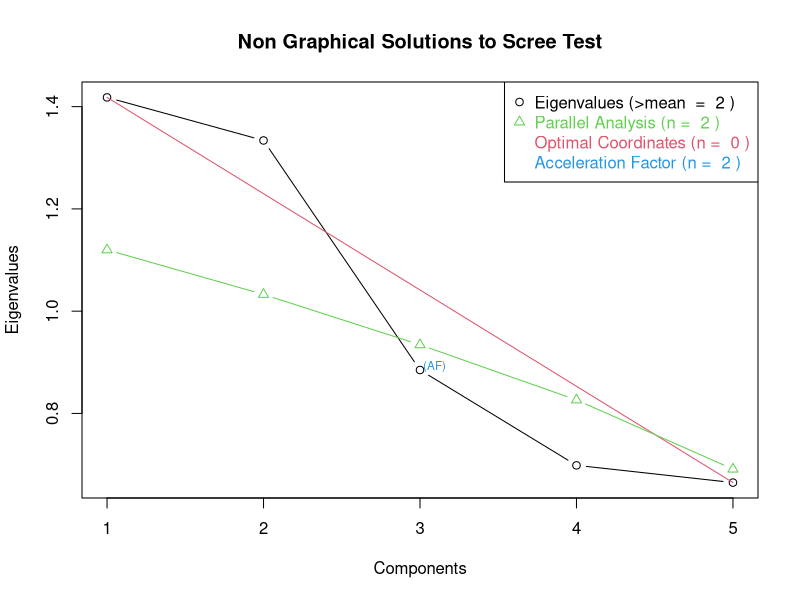
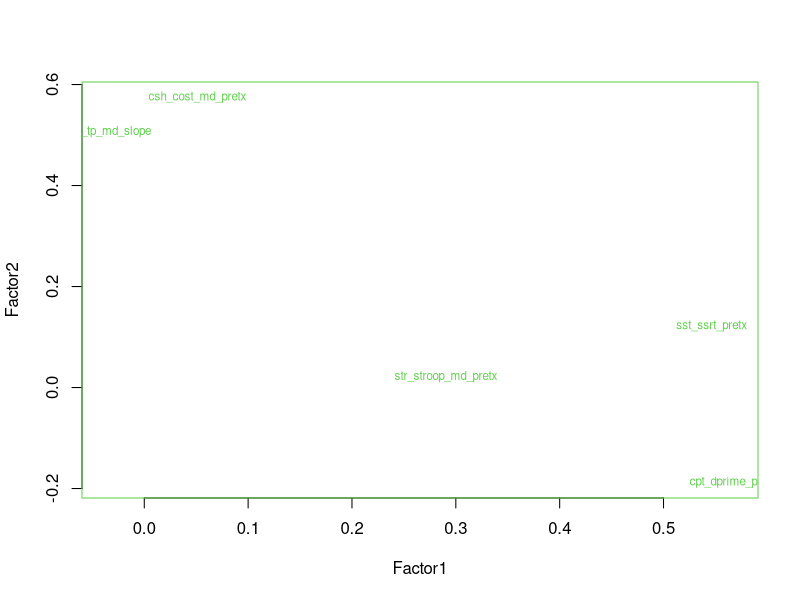

The R source for these figures, in order: (Note: this script raises an error after producing the figures.)
library(psych)
library(dplyr)
#import behavioral data

getwd()
prebeh <- read.csv("DMP_pretx_demo_tasks_withnewvars_12.15.15.csv", sep = ",", header = TRUE)
describe(prebeh)
glimpse(prebeh)
str(prebeh)
summary(prebeh)
colnames(prebeh)

#remove cognitive outliers
prebeh <- prebeh %>% filter(cog_outlier_pretx==0)

#set up variables to be all in positive direction
#reverse load-dependent RT slope, switch cost, SSRT and stroop effect
prebeh$vnb_tp_md_slope <- -(prebeh$vnb_tp_md_slope)
#prebeh$cpt_dprime_pretx <- abs(prebeh$cpt_dprime_pretx)
prebeh$sst_ssrt_pretx <- -(prebeh$sst_ssrt_pretx)
prebeh$str_stroop_md_pretx <- -(prebeh$str_stroop_md_pretx)
prebeh$csh_cost_md_pretx <- -(prebeh$csh_cost_md_pretx)

#keep only EF columns of interest ones of interest
efcols1=c("cpt_dprime_pretx", 
          "csh_cost_md_pretx", "sst_ssrt_pretx",
          "str_stroop_md_pretx",
           "vnb_tp_md_slope")
efcols2=c("cpt_tp_ct_pretx", 
          "csh_cost_md_pretx", "sst_ssrt_pretx",
          "str_stroop_md_pretx", "vnb_tp_ct_all_pretx")
eftasks <- select(prebeh, one_of(efcols1))
eftaskscor <- cor(eftasks)
View(eftaskscov)

#determining number of components to extract
library(nFactors)
ev <- eigen(cor(eftasks)) # get eigenvalues
ap <- parallel(subject=nrow(eftasks),var=ncol(eftasks),
               rep=100,cent=.05)
nS <- nScree(x=ev$values, aparallel=ap$eigen$qevpea)
plotnScree(nS)
summary(nS)

#EFA with maximum likelihood factor analysis
fit <- factanal(eftasks, 2, rotation = "varimax")
print(fit, digits=2, cutoff=.3, sort=TRUE)
load <- fit$loadings[,1:2] 
plot(load,type="n") # set up plot 
text(load,labels=names(eftasks),cex=.7) # add variable names

#CFA according to Miyake's tasks loading model (but only have one domain in which more than 1 task
#can't really do)
library(lavaan)

# specify the model
miyake.model <- ' inhibit  =~ str_stroop_md_pretx + sst_ssrt_pretx      
update =~ vnb_tp_md_slope
shift   =~ csh_cost_md_pretx '

# fit the model
fit <- cfa(miyake.model, data=eftasks)

# display summary output
summary(fit, fit.measures=TRUE)

#PCA using oblimin
